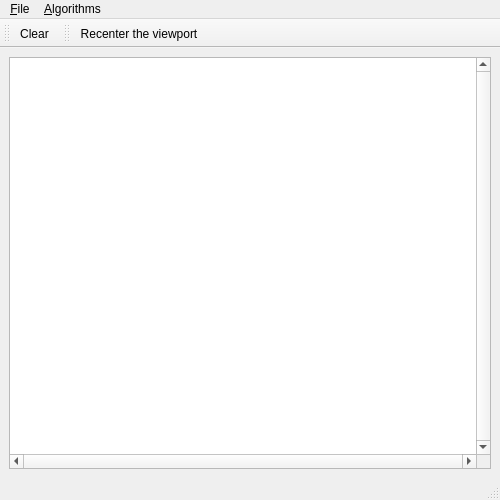
<?xml version="1.0" encoding="UTF-8"?>
<ui version="4.0">
 <author>GeometryFactory</author>
 <class>Largest_empty_rectangle_2</class>
 <widget class="QMainWindow" name="Largest_empty_rectangle_2">
  <property name="geometry">
   <rect>
    <x>0</x>
    <y>0</y>
    <width>500</width>
    <height>500</height>
   </rect>
  </property>
  <property name="windowTitle">
   <string>CGAL 2D Largest Empty Iso Rectangle</string>
  </property>
  <property name="windowIcon">
   <iconset resource="../resources/CGAL.qrc">
    <normaloff>:/cgal/logos/cgal_icon</normaloff>:/cgal/logos/cgal_icon</iconset>
  </property>
  <widget class="QWidget" name="centralwidget">
   <layout class="QHBoxLayout">
    <item>
     <widget class="QSplitter" name="splitter">
      <property name="orientation">
       <enum>Qt::Horizontal</enum>
      </property>
      <widget class="QGraphicsView" name="graphicsView">
       <property name="sizePolicy">
        <sizepolicy hsizetype="Expanding" vsizetype="Expanding">
         <horstretch>2</horstretch>
         <verstretch>0</verstretch>
        </sizepolicy>
       </property>
       <property name="focusPolicy">
        <enum>Qt::StrongFocus</enum>
       </property>
       <property name="verticalScrollBarPolicy">
        <enum>Qt::ScrollBarAlwaysOn</enum>
       </property>
       <property name="horizontalScrollBarPolicy">
        <enum>Qt::ScrollBarAlwaysOn</enum>
       </property>
       <property name="transformationAnchor">
        <enum>QGraphicsView::NoAnchor</enum>
       </property>
      </widget>
     </widget>
    </item>
   </layout>
  </widget>
  <widget class="QStatusBar" name="statusbar"/>
  <widget class="QToolBar" name="fileToolBar">
   <property name="windowTitle">
    <string>File Tools</string>
   </property>
   <attribute name="toolBarArea">
    <enum>TopToolBarArea</enum>
   </attribute>
   <attribute name="toolBarBreak">
    <bool>false</bool>
   </attribute>
   <addaction name="actionClear"/>
  </widget>
  <widget class="QToolBar" name="toolBar">
   <property name="windowTitle">
    <string>Visualization Tools</string>
   </property>
   <attribute name="toolBarArea">
    <enum>TopToolBarArea</enum>
   </attribute>
   <attribute name="toolBarBreak">
    <bool>false</bool>
   </attribute>
   <addaction name="actionRecenter"/>
  </widget>
  <widget class="QMenuBar" name="menubar">
   <property name="geometry">
    <rect>
     <x>0</x>
     <y>0</y>
     <width>500</width>
     <height>26</height>
    </rect>
   </property>
   <widget class="QMenu" name="menuFile">
    <property name="title">
     <string>&amp;File</string>
    </property>
    <addaction name="separator"/>
    <addaction name="actionClear"/>
    <addaction name="separator"/>
    <addaction name="actionQuit"/>
   </widget>
   <widget class="QMenu" name="menuTools">
    <property name="title">
     <string>&amp;Algorithms</string>
    </property>
    <addaction name="separator"/>
    <addaction name="actionRecenter"/>
    <addaction name="actionGeneratePointsOnCircle"/>
    <addaction name="actionGeneratePointsInDisc"/>
    <addaction name="actionGeneratePointsInSquare"/>
   </widget>
   <addaction name="menuFile"/>
   <addaction name="menuTools"/>
  </widget>
  <action name="actionAbout">
   <property name="text">
    <string>&amp;About</string>
   </property>
  </action>
  <action name="actionAboutCGAL">
   <property name="text">
    <string>About &amp;CGAL</string>
   </property>
  </action>
  <action name="actionQuit">
   <property name="text">
    <string>&amp;Quit</string>
   </property>
   <property name="shortcut">
    <string>Ctrl+Q</string>
   </property>
  </action>
  <action name="actionClear">
   <property name="icon">
    <iconset resource="../icons/File.qrc">
     <normaloff>:/cgal/fileToolbar/fileNew.png</normaloff>:/cgal/fileToolbar/fileNew.png</iconset>
   </property>
   <property name="text">
    <string>&amp;Clear</string>
   </property>
   <property name="shortcut">
    <string>Ctrl+C</string>
   </property>
  </action>
  <action name="actionLoadGenerator">
   <property name="icon">
    <iconset resource="../icons/File.qrc">
     <normaloff>:/cgal/fileToolbar/fileOpen.png</normaloff>:/cgal/fileToolbar/fileOpen.png</iconset>
   </property>
   <property name="text">
    <string>&amp;Load Generator</string>
   </property>
   <property name="shortcut">
    <string>Ctrl+L</string>
   </property>
  </action>
  <action name="actionSaveGenerator">
   <property name="icon">
    <iconset resource="../icons/File.qrc">
     <normaloff>:/cgal/fileToolbar/fileSave.png</normaloff>:/cgal/fileToolbar/fileSave.png</iconset>
   </property>
   <property name="text">
    <string>&amp;Save Generator</string>
   </property>
   <property name="shortcut">
    <string>Ctrl+S</string>
   </property>
  </action>
  <action name="actionRecenter">
   <property name="icon">
    <iconset resource="../icons/Input.qrc">
     <normaloff>:/cgal/Input/zoom-best-fit</normaloff>:/cgal/Input/zoom-best-fit</iconset>
   </property>
   <property name="text">
    <string>Re&amp;center the viewport</string>
   </property>
   <property name="shortcut">
    <string>Ctrl+R</string>
   </property>
  </action>
  <action name="actionCreateInputGenerator">
   <property name="checkable">
    <bool>true</bool>
   </property>
   <property name="text">
    <string>Create Input Generator</string>
   </property>
  </action>
  <action name="actionGeneratePointsOnCircle">
   <property name="text">
    <string>Generate Points on Circle</string>
   </property>
  </action>
  <action name="actionGeneratePointsInSquare">
   <property name="text">
    <string>Generate Points in Square</string>
   </property>
  </action>
  <action name="actionGeneratePointsInDisc">
   <property name="text">
    <string>Generate Points in Disc</string>
   </property>
  </action>
  <action name="actionGenerateSegmentFans">
   <property name="text">
    <string>Generate Segment Fans</string>
   </property>
  </action>
 </widget>
 <resources>
  <include location="Largest_empty_rectangle_2.qrc"/>
  <include location="../icons/File.qrc"/>
  <include location="../resources/CGAL.qrc"/>
  <include location="../icons/Input.qrc"/>
 </resources>
 <connections/>
</ui>
